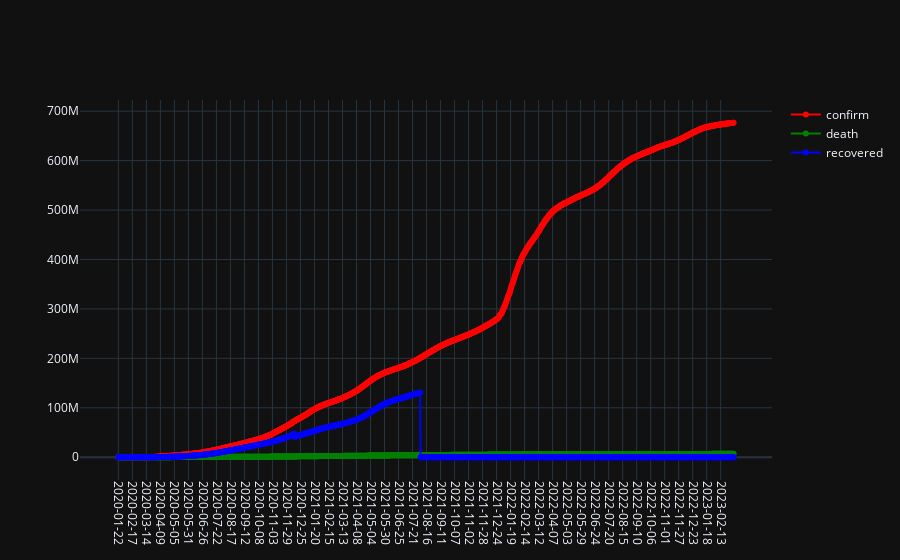

Notebook code for this chart:
### Markdown cell above
### Historial Cases

### Code cell
fig = go.Figure()
fig.update_layout(template='plotly_dark')
fig.update_xaxes(tickangle=90, showticklabels = True, type = 'category')
fig.add_trace(go.Scatter(x=confirmed_df.index, 
                         y=confirmed_df[0],
                         mode='lines+markers',
                         name='confirm',
                         line=dict(color='red', width=2)))
fig.add_trace(go.Scatter(x=death_df.index, 
                         y=death_df[0],
                         mode='lines+markers',
                         name='death',
                         line=dict(color='green', width=2)))
fig.add_trace(go.Scatter(x=recovered_df.index, 
                         y=recovered_df[0],
                         mode='lines+markers',
                         name='recovered',
                         line=dict(color='blue', width=2)))

### Figure 1 — Plotly figure (JSON) as saved in the notebook; plotly's stock layout.template omitted (floating-point values rounded to 4 significant figures; data arrays with more than 128 entries replaced by an {"elided": "..."} marker saying what was removed)
{"data": [{"line": {"color": "red", "width": 2}, "mode": "lines+markers", "name": "confirm", "type": "scatter", "x": {"elided": "1143 str values"}, "y": {"elided": "1143 int values"}}, {"line": {"color": "green", "width": 2}, "mode": "lines+markers", "name": "death", "type": "scatter", "x": {"elided": "1143 str values"}, "y": {"elided": "1143 int values"}}, {"line": {"color": "blue", "width": 2}, "mode": "lines+markers", "name": "recovered", "type": "scatter", "x": {"elided": "1143 str values"}, "y": {"elided": "1143 int values"}}], "layout": {"xaxis": {"showticklabels": true, "tickangle": 90, "type": "category"}}}
